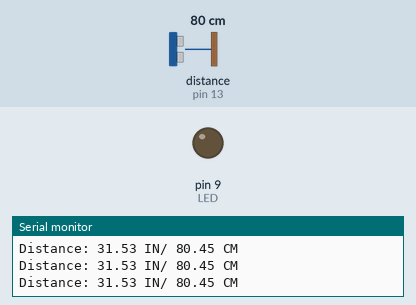
This sketch was run on a simulated Arduino Uno, built with avr-gcc and run on an emulated ATmega328P. On the bench: output pins drawn as LEDs (lit = HIGH), the last lines printed to the serial monitor. Wiring (inferred from the names in the program): ultrasonic range finder: trigger pin 12; echo pin 13. The inputs (shaded band) are chosen by the test bench; at power-on: distance to the obstacle (sensor on pin 13) 80 cm. The echo pulse lasts 58.3 µs per cm; pins used as bus, display or sensor lines are not drawn.

Above: at 1.2 s.
1.3 s: distance to the obstacle (sensor on pin 13) set to 29 cm
4.3 s: distance to the obstacle (sensor on pin 13) set to 24 cm
At 4.7 s:
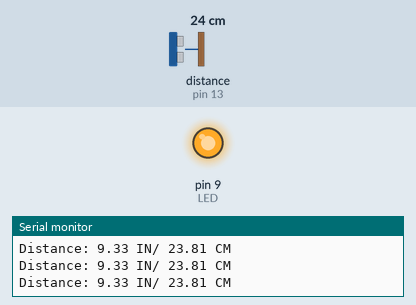
5.8 s: distance to the obstacle (sensor on pin 13) set to 35 cm
At 7.0 s:
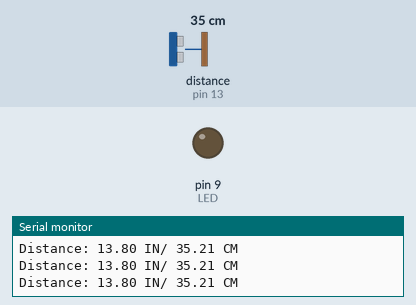
7.3 s: distance to the obstacle (sensor on pin 13) set to 2 cm
At 7.8 s:
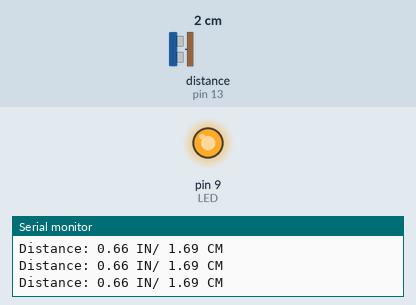
Timing chart, 0 to 9.8 s (numbered marks = the images above; inputs shaded):
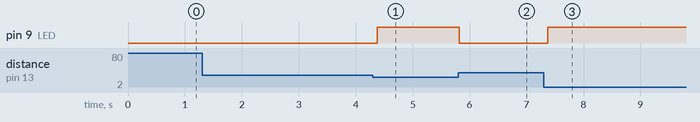

Measured:
- the behaviour switches between 26 and 25 cm on distance to the obstacle (sensor on pin 13) (found by bisection; images 0 and 1)
- after the input at 4.3 s, pin 9 (LED): LOW → HIGH after 0.08 s
- after the input at 5.8 s, pin 9 (LED): HIGH → LOW at once
- after the input at 7.3 s, pin 9 (LED): LOW → HIGH after 0.07 s

The sketch:

code.ino
```cpp
// C++ code
//
const int triggerPin = 12;
const int echoPin = 13;
const int LED = 9;
void setup()
{
  pinMode(triggerPin, OUTPUT);
  pinMode(echoPin, INPUT);
  pinMode(LED, OUTPUT);
  Serial.begin(9600);
  Serial.print("Hello, I am WALL-E!");
  Serial.println();
}

void loop()
{
    double duration, cm, in;
	digitalWrite(triggerPin, LOW);
  	delayMicroseconds(2);
  	digitalWrite(triggerPin, HIGH);
    delayMicroseconds(10);
  	digitalWrite(triggerPin, LOW);
  	duration = pulseIn(echoPin, HIGH);
  	cm = duration / 29 / 2;
  	in = duration / 74 / 2;
    if( in < 10 )
    {
        digitalWrite(LED,HIGH);
    }
    else
    {
      digitalWrite(LED,LOW);
    }

    Serial.print( "Distance: ");
    Serial.print(in);
 	Serial.print(" IN/ ");
  	Serial.print(cm);
 	Serial.println(" CM");
  	delay(100);

}
```
